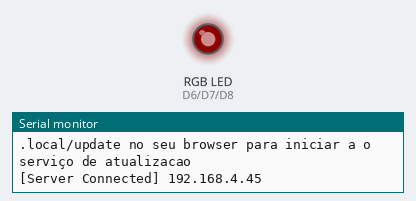
This sketch was run on a simulated ESP8266 (NodeMCU). On the bench: an RGB LED mixed from three pins (HIGH = lit), the last lines printed to the serial monitor. Dim RGB values are drawn brighter than linear.

Above: at 0.17 s.
At 5.27 s:
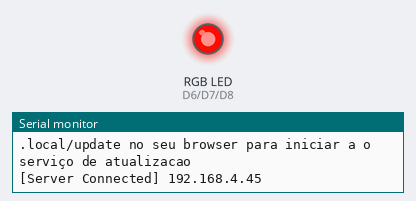
At 10.08 s:
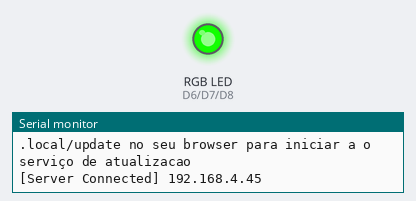
At 19.99 s:
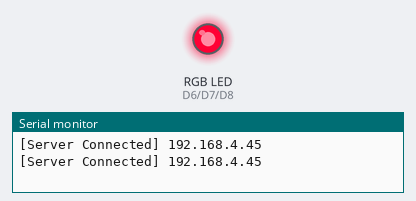
At 29.9 s:
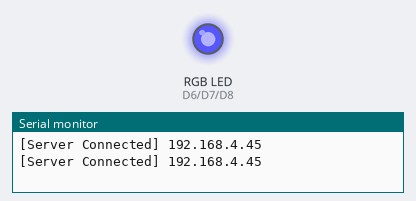
At 39.81 s:
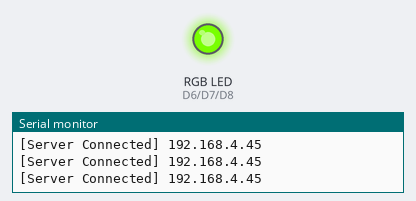
Timing chart, 0 to 40.0 s (numbered marks = the images above):
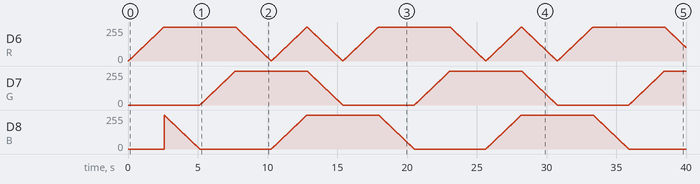

The sketch:

RGB.ino
```cpp
                   /* // // // // //   //          //
                          //          //          //
                         //          //          //
                        //          // // // // //
                       //          //          //
                      //          //          //
                     //          //          //     */


                  /* Configurações de RGB! */

              /* CONFIGURAÇOES FITA-LED-RGB ! ! */

           //   CRÉDITOS: © 2022 Thiago Macedo.   \\


#include <ESP8266WiFi.h>
#include <ESP8266HTTPUpdateServer.h> //Biblioteca que cria o servico de atualizacão via wifi (ou Over The Air - OTA)
#include "Updates.h"

const char *ssid = "RGB-PC";
const char *password = "corsair450";


IPAddress local_IP(192,168,4,45);
IPAddress gateway(192,168,4,1);
IPAddress subnet(255,255,255,0);

//variáveis de controle para cada cor do padrão RGB
int vermelho, verde, azul;


//LED Connections
#define R D6
#define G D7
#define B D8


void setup()
{
  Serial.begin(115200);   //Start serial connection

  Serial.println();
  Serial.print("Definindo a configuração do soft-AP .... ");
  Serial.println(WiFi.softAPConfig(local_IP, gateway, subnet) ? "Preparar" : "Fracassado!");
  Serial.print("Configurando soft-AP .... ");
  Serial.println(WiFi.softAP(ssid,password) ? "Preparar" : "Fracassado!");
  //WiFi.softAP(ssid);
  //WiFi.softAP(ssid, password, channel, hidden, max_connection)

  Serial.print("Endereço IP Soft-AP = ");
  Serial.println(WiFi.softAPIP());


  //setando os pinos PWM do Arduino como saída
  pinMode(R, OUTPUT);
  pinMode(G, OUTPUT);
  pinMode(B, OUTPUT);


 InicializaServicoAtualizacao();
}


//=======================================================================
//                    LOOP
//=======================================================================


void loop()
{
  Serial.print("[Server Connected] ");
  Serial.println(WiFi.softAPIP());
  check_updates();


  //incrementa a cor vermelha gradativamente, atingindo a cor magenta
  for (vermelho = 0; vermelho <= 255; vermelho++){
    analogWrite(R, vermelho);
    delay(10);
  }
//remove a cor azul gradativamente, atingindo a cor vermelha pura
  for (azul = 255; azul >= 0; azul--){
    analogWrite(B, azul);
    delay(10);
  }
//incrementa a cor verde gradativamente, atingindo a cor amarela
  for (verde = 0; verde <= 255; verde++){
    analogWrite(G, verde);
    delay(10);
  }
//remove a cor vermelha gradativamente, atingindo a cor verde pura
  for (vermelho = 255; vermelho >= 0; vermelho--){
    analogWrite(R, vermelho);
    delay(10);
  }
//adiciona a cor azul gradativamente, atingindo a cor ciano
  for (azul = 0; azul <= 255; azul++){
    analogWrite(B, azul);
    analogWrite(R, azul);
    delay(10);
  }
//remove a cor verde gradativamente, atingindo a cor azul pura
  for (verde = 255; verde >= 0; verde--){
    analogWrite(G, verde);
    analogWrite(R, verde);
    delay(10);
  }
//reinicia o ciclo
}
```

Updates.h
```cpp
                   /* // // // // //   //          //
                          //          //          //
                         //          //          //
                        //          // // // // //
                       //          //          //
                      //          //          //
                     //          //          //     */


                  /* Configurações de Update/Atualizaçoes! */

               /* CONFIGURAÇOES Updates/Atualizçoes code ! !*/

                  //   CRÉDITOS: © 2022 Thiago Macedo.   \\


unsigned long ultimoAcessoHost = 0;
ESP8266HTTPUpdateServer atualizadorOTA; //Este e o objeto que permite atualizacao do programa via wifi (OTA)
ESP8266WebServer servidorWeb(80); //Servidor Web na porta 80


//Esta e a pagina enviada para o navegador de internet
String paginaWeb = ""
"<!DOCTYPE html><html><head><title>Controle de Fita de LED RGB</title>"
"<meta name='mobile-web-app-capable' content='yes' />"
"<meta name='viewport' content='width=device-width' />"
"</head><body style='margin: 0px; padding: 0px;'>"
"<canvas id='colorspace'></canvas>"
"</body>"
"<script type='text/javascript'>"
"(function () {"
" var canvas = document.getElementById('colorspace');"
" var ctx = canvas.getContext('2d');"
" function drawCanvas() {"
" var colours = ctx.createLinearGradient(0, 0, window.innerWidth, 0);"
" for(var i=0; i <= 360; i+=10) {"
" colours.addColorStop(i/360, 'hsl(' + i + ', 100%, 50%)');"
" }"
" ctx.fillStyle = colours;"
" ctx.fillRect(0, 0, window.innerWidth, window.innerHeight);"
" var luminance = ctx.createLinearGradient(0, 0, 0, ctx.canvas.height);"
" luminance.addColorStop(0, '#ffffff');"
" luminance.addColorStop(0.05, '#ffffff');"
" luminance.addColorStop(0.5, 'rgba(0,0,0,0)');"
" luminance.addColorStop(0.95, '#000000');"
" luminance.addColorStop(1, '#000000');"
" ctx.fillStyle = luminance;"
" ctx.fillRect(0, 0, ctx.canvas.width, ctx.canvas.height);"
" }"
" var eventLocked = false;"
" function handleEvent(clientX, clientY) {"
" if(eventLocked) {"
" return;"
" }"
" function colourCorrect(v) {"
" return Math.round(1023-(v*v)/64);"
" }"
" var data = ctx.getImageData(clientX, clientY, 1, 1).data;"
" var params = ["
" 'r=' + colourCorrect(data[0]),"
" 'g=' + colourCorrect(data[1]),"
" 'b=' + colourCorrect(data[2])"
" ].join('&');"
" var req = new XMLHttpRequest();"
" req.open('POST', '?' + params, true);"
" req.send();"
" eventLocked = true;"
" req.onreadystatechange = function() {"
" if(req.readyState == 4) {"
" eventLocked = false;"
" }"
" }"
" }"
" canvas.addEventListener('click', function(event) {"
" handleEvent(event.clientX, event.clientY, true);"
" }, false);"
" canvas.addEventListener('touchmove', function(event){"
" handleEvent(event.touches[0].clientX, event.touches[0].clientY);"
"}, false);"
" function resizeCanvas() {"
" canvas.width = window.innerWidth;"
" canvas.height = window.innerHeight;"
" drawCanvas();"
" }"
" window.addEventListener('resize', resizeCanvas, false);"
" resizeCanvas();"
" drawCanvas();"
" document.ontouchmove = function(e) {e.preventDefault()};"
" })();"
"</script></html>";


void InicializaServicoAtualizacao() {
  atualizadorOTA.setup(&servidorWeb);
  servidorWeb.begin();
  Serial.println("O servico de atualizacao remota (OTA) Foi iniciado com sucesso! Abra http://");
  Serial.println(WiFi.softAPIP());
  Serial.println(".local/update no seu browser para iniciar a o serviço de atualizacao\n");
}


void check_updates()
{
   if (millis() - ultimoAcessoHost > 10) // Verificar atualizaçoes OTA via Wi-Fi.
  {
     servidorWeb.handleClient();
     ultimoAcessoHost = millis();
  }
}
```
